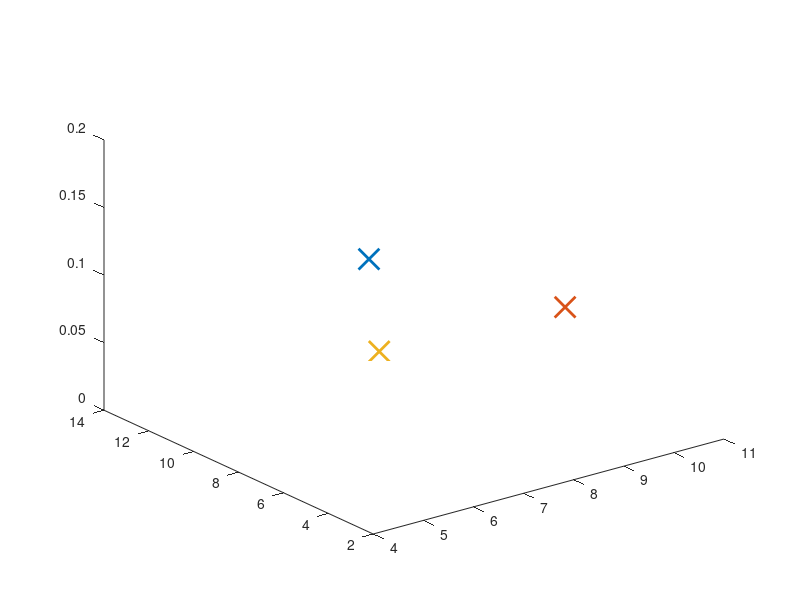

Reproduce this figure in MATLAB. (Note: this script raises an error after producing the figure.)
% close(hWait);  % Cierre de la barra de progreso
% FILEPATH: /home/nicolas/Github/Matlab_algorithm/Tesis/Matlab/PrescribedPerformanceControlMultiagent/PrescribedPerformanceControl_Multiagent_test.Framework.SPACE_DIM
% This script implements a multi-agent system with prescribed performance control.
% The agents are modeled as double integrators, and the control objective is to make
% them track a desired trajectory while maintaining a certain formation. The control
% law is based on a prescribed performance function and a Lyapunov function. The
% script generates random initial positions for the agents and plots their
% trajectories in 3D.
%
% Inputs:
%   - None
%
% Outputs:
%   - None
%
% Author: Benjamin Nicolas Trinidad
% Date: August 2023

clear; close all; clc;
tic
disp("iniciando simulacion")

ANIMATION = 1;

%%%%%%%%%%%%%%%%%%%%%%%%%%%%%%%%%%%%%%%%%%%%%%%%%%%%%%%%%%%%%%%%%%%%%%%%%%%
% Simulation and Control Parameters Initialization
%%%%%%%%%%%%%%%%%%%%%%%%%%%%%%%%%%%%%%%%%%%%%%%%%%%%%%%%%%%%%%%%%%%%%%%%%%%

%-------------------------------
% 1. Simulation Time Parameters
%-------------------------------
SimulationParams = struct();
SimulationParams.TIME_STEP  = 0.01;   % Simulation time step [seconds]
SimulationParams.T_END      = 50;     % Total simulation time [seconds]
SimulationParams.TIME       = 0 : SimulationParams.TIME_STEP : SimulationParams.T_END; % Time vector
SimulationParams.noise      = 0.00; % Noise level for sensor measurements
totalIterations             = numel(SimulationParams.TIME) - 1;

%-------------------------------------------------
% 2. Multi-Agent Formation Parameters
%-------------------------------------------------
Framework = struct();
Framework.SPACE_DIM          = 3;    % Number of spatial dimensions (3D)
Framework.NUM_AGENTS         = 3;    % Number of agents in the formation
Framework.NUM_EDGES          = 3;    % Number of edges in the formation graph
Framework.STATES_PER_VEHICLE = 12;   % Number of states per vehicle [η₁; η₂; ν₁; ν₂]
Framework.LEADER_AGENT       = 3;    % Index of the leader agent
Framework.distance           = zeros(Framework.NUM_EDGES, 1); % Desired inter-agent distances

%-------------------------------------------------
% 3. Prescribed Performance Control (PPC) Parameters
%-------------------------------------------------
PPControl = struct();
% PPControl.K_V       = 1.5;        % Gain for virtual control (velocity tracking)
% PPControl.K_TANG    = 2;          % Gain for hyperbolic tangent term (robustness)
% PPControl.K_SIGMA   = 48750;      % Gain for sigma term (damping)

PPControl.K_V       = 1.5;      % Gain for virtual control (velocity tracking)
PPControl.K_TANG    = 2;        % Gain for hyperbolic tangent term (robustness)
PPControl.K_SIGMA   = 72750;    % Gain for sigma term (damping)

% PPControl.K_V       = 3;        % Gain for virtual control (velocity tracking)
% PPControl.K_TANG    = 11900;    % Gain for hyperbolic tangent term (robustness)
% PPControl.K_SIGMA   = 72750;    % Gain for sigma term (damping)

%-------------------------------------------------
% 4. PID Controller Gains (for orientation control)
%-------------------------------------------------
PidControl = struct();
PidControl.KP   = 3*100;   % Proportional gain
PidControl.KD   = 60;      % Derivative gain
PidControl.KI   = 40;      % Integral gain

%-------------------------------------------------
% 5. Prescribed Performance Function (PPF) Parameters
%-------------------------------------------------
PPF = struct();
PPF.DELTA_UPPER_LIMIT = 4;      % Upper bound for performance envelope
PPF.DELTA_LOWER_LIMIT = 4;      % Lower bound for performance envelope
PPF.PPF_START         = 1;      % Initial value of the performance function
PPF.PPF_END           = 0.07;   % Final value of the performance function
PPF.BETA              = 0.9;    % Exponential decay rate for the performance function

%%%%%%%%%%%%%%%%%%%%%%%%%%%%%%%%%%%%%%%%%%%%%%%%%%%%%%%%%%%%%%%%%%%%%%%%%%
%% Parámetros de la trayectoria
R     = 5;           % Radio en metros
omega = 0.15;        % Velocidad angular (rad/s)
xc    = 2.35;         % Centro en X
yc    = 12.2;        % Centro en Y
zc    = -0.2;           % Altura inicial
phi0  = 0.0;         % Fase inicial
vz    = 0.2;           % Velocidad vertical constante en m/s

% Ecuaciones de la trayectoria deseada (numéricas, sin variables simbólicas)
% Parámetros:
%   R     = 5
%   omega = 0.15
%   xc    = 2.35
%   yc    = 12.2
%   zc    = -0.2
%   phi0  = 0.0
%   vz    = 0.2


%%%%%%%%%%%%%%%%%%%%%%%%%%%%%%%%%%%%%%%%%%%%%%%%%%%%%%%%%%%%%%%%%%%%%%%%%%%
% Prescribed Performance Function (PPF) Calculation and Agent Initialization
%%%%%%%%%%%%%%%%%%%%%%%%%%%%%%%%%%%%%%%%%%%%%%%%%%%%%%%%%%%%%%%%%%%%%%%%%%%

%-----------------------------------------------------
% 1. Prescribed Performance Function (PPF) Calculation
%-----------------------------------------------------
PPF.PPF = (PPF.PPF_START - PPF.PPF_END).*exp(-PPF.BETA * SimulationParams.TIME) + PPF.PPF_END;
PPF.PPF_DOT = -PPF.BETA * (PPF.PPF - PPF.PPF_END);

% Pre-allocate arrays for the upper and lower bounds of the PPF for each edge.
PPF.b_plus  = zeros(Framework.NUM_EDGES, 1);
PPF.b_minus = zeros(Framework.NUM_EDGES, 1);

%---------------------------------
% 2. Agent Initial Position Setup
%---------------------------------
AgentSetup = struct();
AgentSetup.AGENT_1_POS_M = 3 * [1.5579; 1.2313; 0.06123]; % Agent 1 initial position
AgentSetup.AGENT_2_POS_M = 3 * [3.5815; 2.8371; 0.01681]; % Agent 2 initial position
AgentSetup.AGENT_3_POS_M = 3 * [3.0201; 4.3460; 0.0]; % Agent 3 initial position

AgentSetup.positionsArray_M = [ ...
    AgentSetup.AGENT_1_POS_M; ...
    AgentSetup.AGENT_2_POS_M; ...
    AgentSetup.AGENT_3_POS_M ...
];

%-------------------------------------------
% 3. Agent Trajectory Buffer Initialization
%-------------------------------------------
AgentSetup.agentTrajectoryBuffer_M = zeros(totalIterations, Framework.NUM_AGENTS, Framework.SPACE_DIM);

%-------------------------------------------
% 4. Desired Target Positions for Each Agent
%-------------------------------------------
DesiredTargets = struct();
DesiredTargets.AGENT_1_POS_M = 3 * [1, 1, -1];
DesiredTargets.AGENT_2_POS_M = 3 * [3, 1, -1];
DesiredTargets.AGENT_3_POS_M = 3 * [2, 3, -1];

DesiredTargets.agentPositionsArray_M = [ ...
    DesiredTargets.AGENT_1_POS_M'; ...
    DesiredTargets.AGENT_2_POS_M'; ...
    DesiredTargets.AGENT_3_POS_M' ...
];

% Plot initial positions
figure(1);
for i = 1:Framework.NUM_AGENTS
    index_qx = (i - 1) * Framework.SPACE_DIM + 1;
    index_qy = (i - 1) * Framework.SPACE_DIM + 2;
    index_qz = (i - 1) * Framework.SPACE_DIM + 3;
    plot3(AgentSetup.positionsArray_M(index_qx), ...
          AgentSetup.positionsArray_M(index_qy), ...
          AgentSetup.positionsArray_M(index_qz), ...
          'x', 'LineWidth', 2, 'MarkerSize', 15);
    hold on;
end

% Define the edges of the formation
EdgesFormation = struct();
EdgesFormation.E1       = [1, 2];
EdgesFormation.E2       = [2, 3];
EdgesFormation.E3       = [3, 1];
EdgesFormation.E_ARRAY  = [EdgesFormation.E1; EdgesFormation.E2; EdgesFormation.E3];

% Desired inter-agent distances
for i = 1:Framework.NUM_EDGES
    idx_agent1 = (EdgesFormation.E_ARRAY(i, 1) - 1) * Framework.SPACE_DIM + 1;
    idx_agent2 = (EdgesFormation.E_ARRAY(i, 2) - 1) * Framework.SPACE_DIM + 1;
    Framework.distance(i, 1) = norm(DesiredTargets.agentPositionsArray_M(idx_agent1:idx_agent1 + 2) ...
                                  - DesiredTargets.agentPositionsArray_M(idx_agent2:idx_agent2 + 2));
end

% b_plus, b_minus from initial PPF
for i = 1:Framework.NUM_EDGES
    di = Framework.distance(i,1);
    PPF.b_plus(i)  = (PPF.DELTA_UPPER_LIMIT^2 + 2*di*PPF.DELTA_UPPER_LIMIT) / PPF.PPF(1);
    PPF.b_minus(i) = (2*di*PPF.DELTA_LOWER_LIMIT - PPF.DELTA_LOWER_LIMIT^2) / PPF.PPF(1);
end

% Buffers for errors
ErrorSignals = struct();
ErrorSignals.e        = zeros(Framework.NUM_EDGES, totalIterations);
ErrorSignals.e_plus   = zeros(Framework.NUM_EDGES, totalIterations);
ErrorSignals.e_minus  = zeros(Framework.NUM_EDGES, totalIterations);
ErrorSignals.eta_plus = zeros(Framework.NUM_EDGES, totalIterations);
ErrorSignals.eta_minus= zeros(Framework.NUM_EDGES, totalIterations);
ErrorSignals.etaij    = zeros(Framework.NUM_EDGES, totalIterations);
ErrorSignals.gammaV   = zeros(Framework.NUM_EDGES, totalIterations);
ErrorSignals.zeta     = zeros(Framework.NUM_EDGES, totalIterations);
ErrorSignals.epsilon  = zeros(Framework.NUM_EDGES, totalIterations);

% PPC time-series data
PrescribedPerformanceControl = struct(); %#ok<NASGU>
PPC_Signals.virtualControlDot_V       = zeros(Framework.SPACE_DIM * Framework.NUM_AGENTS, totalIterations);
PPC_Signals.virtualControl_V          = zeros(Framework.SPACE_DIM * Framework.NUM_AGENTS, totalIterations);
PPC_Signals.velocityError_MPS         = zeros(Framework.SPACE_DIM * Framework.NUM_AGENTS, totalIterations);
PPC_Signals.controlInput_V            = zeros(Framework.SPACE_DIM * Framework.NUM_AGENTS, totalIterations);
PPC_Signals.velocityErrorSigma_MPS    = zeros(Framework.SPACE_DIM * Framework.NUM_AGENTS, totalIterations);
PPC_Signals.qTildeDistanceError_M     = zeros(Framework.SPACE_DIM * Framework.NUM_AGENTS, totalIterations);
PPC_Signals.qTinDistanceError_M       = zeros(Framework.SPACE_DIM * Framework.NUM_AGENTS, 1);  % updated every step
% Nota: este es el nombre coherente usado en el lazo
PPC_Signals.desiredVelocity_MPS       = zeros(Framework.SPACE_DIM * Framework.NUM_AGENTS, totalIterations);

% Rotation matrices (prev step) initialized at identidad (evita pico en dR/dt en t=1)
prevAgentRotMatrices = repmat(eye(3), 1, 1, Framework.NUM_AGENTS);
prevAgentRotMatrices = permute(prevAgentRotMatrices, [3 1 2]); % (N x 3 x 3)

% Inicialización de q~ para t=1
for j = 1:Framework.NUM_EDGES
    index_qj = EdgesFormation.E_ARRAY(j, 1) * Framework.SPACE_DIM - 2 : EdgesFormation.E_ARRAY(j, 1) * Framework.SPACE_DIM;
    index_qi = EdgesFormation.E_ARRAY(j, 2) * Framework.SPACE_DIM - 2 : EdgesFormation.E_ARRAY(j, 2) * Framework.SPACE_DIM;
    index_qij = j * Framework.SPACE_DIM - (Framework.SPACE_DIM - 1) : Framework.SPACE_DIM * j;
    PPC_Signals.qTildeDistanceError_M(index_qij, 1) = ...
        AgentSetup.positionsArray_M(index_qi, 1) - AgentSetup.positionsArray_M(index_qj, 1);
end
PPC_Signals.qTinDistanceError_M = qtinVector(EdgesFormation.E_ARRAY, ...
                                PPC_Signals.qTildeDistanceError_M(:, 1), ...
                                Framework.LEADER_AGENT, Framework.NUM_EDGES, Framework.SPACE_DIM);

% Initial velocities
initialLinearvelocityArray_MPS = [ ...
    2.2786; 0.7190; 2.8849; ...
    0.7418; 1.0539; 1.0164; ...
    0.5796; 0.7611; 2.2201 ];

initialAngularVelocity_RADPS = [ ...
    0.7099; 1.0521; 1.4225; ...
    1.1179; 0.2414; 0.5600; ...
    1.2600; 0.3263; 1.2705 ];

AgentSetup.initialLinearvelocityArray_MPS = initialLinearvelocityArray_MPS;
AgentSetup.initialAngularVelocity_RADPS   = initialAngularVelocity_RADPS;

% Preasignar velocidad de todos los agentes a lo largo del horizonte (consistencia dimensional)
AgentSetup.velocityArray_MPS = zeros(Framework.SPACE_DIM * Framework.NUM_AGENTS, numel(SimulationParams.TIME));
AgentSetup.velocityArray_MPS(:,1) = AgentSetup.initialLinearvelocityArray_MPS;

% Desired trajectory functions (líder)
TrajectoryDefVelocity = struct();

% Posición deseada
pos_x_desired = @(t) xc + R*cos(omega*t + phi0);
pos_y_desired = @(t) yc + R*sin(omega*t + phi0);
pos_z_desired = @(t) zc + vz*t;

% Velocidad deseada
vel_x_desired = @(t) -R*omega*sin(omega*t);
vel_y_desired = @(t)  R*omega*cos(omega*t);
vel_z_desired = @(t)  vz*ones(size(t));

TrajectoryDefVelocity.eta1_desired_func = @(t) [pos_x_desired(t); pos_y_desired(t); pos_z_desired(t)];
TrajectoryDefVelocity.nu1_desired_func  = @(t) [vel_x_desired(t); vel_y_desired(t); vel_z_desired(t)];

% Orientaciones deseadas (cuerpo) y sus derivadas
TrajectoryDefVelocity.eta2_desired_func = @(t) [zeros(1,length(t)); zeros(1,length(t)); zeros(1,length(t))];
TrajectoryDefVelocity.nu2_desired_func  = @(t) [zeros(1,length(t)); zeros(1,length(t)); zeros(1,length(t))];

% Vectores de referencia en todo el horizonte
TrajectoryDefVelocity.eta1_desired_vector = TrajectoryDefVelocity.eta1_desired_func(SimulationParams.TIME);
TrajectoryDefVelocity.nu1_desired_vector  = TrajectoryDefVelocity.nu1_desired_func(SimulationParams.TIME);
TrajectoryDefVelocity.eta2_desired_vector = TrajectoryDefVelocity.eta2_desired_func(SimulationParams.TIME);
TrajectoryDefVelocity.nu2_desired_vector  = TrajectoryDefVelocity.nu2_desired_func(SimulationParams.TIME);

% Aliases solicitados en el documento
phi_desired       = @(t) zeros(1, length(t));
theta_desired     = @(t) zeros(1, length(t));
psi_desired       = @(t) zeros(1, length(t));
phi_dot_desired   = @(t) zeros(1, length(t));
theta_dot_desired = @(t) zeros(1, length(t));
psi_dot_desired   = @(t) zeros(1, length(t));

TrajectoryDefVelocity.eta2_desired = @(t) [phi_desired(t); theta_desired(t); psi_desired(t)];
TrajectoryDefVelocity.nu2_desired  = @(t) [phi_dot_desired(t); theta_dot_desired(t); psi_dot_desired(t)];

% PID controllers
PID_gains = struct('Kp', [], 'Ki', [], 'Kd', []);
PID_gains(1).Kp = [PidControl.KP, PidControl.KP, PidControl.KP];
PID_gains(1).Ki = [PidControl.KD, PidControl.KD, PidControl.KD+15];
PID_gains(1).Kd = [PidControl.KI, PidControl.KI, PidControl.KI];

PID_gains(2) = PID_gains(1);
PID_gains(3) = PID_gains(1);

PID_controllers = struct();
for i = 1:Framework.NUM_AGENTS
    PID_controllers(i).PID = PIDController(PID_gains(1).Kp, PID_gains(1).Ki, PID_gains(1).Kd);
end

% Estructura de vehículos
vehicle = struct();
for i = 1:Framework.NUM_AGENTS
    vehicle(i).eta1    = zeros(Framework.SPACE_DIM, numel(SimulationParams.TIME));
    vehicle(i).eta2    = zeros(Framework.SPACE_DIM, numel(SimulationParams.TIME));
    vehicle(i).nu1     = zeros(Framework.SPACE_DIM, numel(SimulationParams.TIME));
    vehicle(i).nu2     = zeros(Framework.SPACE_DIM, numel(SimulationParams.TIME));
    vehicle(i).u1      = zeros(Framework.SPACE_DIM, totalIterations);
    vehicle(i).u2      = zeros(Framework.SPACE_DIM, totalIterations);
    vehicle(i).eta     = zeros(6, numel(SimulationParams.TIME));
    vehicle(i).nu      = zeros(6, numel(SimulationParams.TIME));
    vehicle(i).error   = zeros(Framework.SPACE_DIM, totalIterations);
    vehicle(i).eta2error_i = zeros(Framework.SPACE_DIM, totalIterations);
    vehicle(i).eta2error_v = zeros(Framework.SPACE_DIM, totalIterations);
    vehicle(i).phi     = zeros(1, totalIterations);
    vehicle(i).theta   = zeros(1, totalIterations);
    vehicle(i).psi     = zeros(1, totalIterations);
end

% Set inicial de estados traslacionales
for i = 1:Framework.NUM_AGENTS
    base_idx = (i - 1) * Framework.SPACE_DIM;
    vehicle(i).eta1(:, 1) = AgentSetup.positionsArray_M(base_idx + 1:base_idx + Framework.SPACE_DIM, 1);
    vehicle(i).nu1(:, 1)  = AgentSetup.initialLinearvelocityArray_MPS(base_idx + 1:base_idx + Framework.SPACE_DIM, 1);
end

% Estado completo X
X = zeros(Framework.NUM_AGENTS * Framework.STATES_PER_VEHICLE, numel(SimulationParams.TIME));
for i = 1:Framework.NUM_AGENTS
    base_idx = (i - 1) * Framework.STATES_PER_VEHICLE;
    X(base_idx + 1:base_idx + Framework.STATES_PER_VEHICLE, 1) = [ ...
        vehicle(i).eta1(:, 1); ...
        vehicle(i).eta2(:, 1); ...
        vehicle(i).nu1(:, 1);  ...
        vehicle(i).nu2(:, 1) ];
end

% Parámetros del modelo (inicial)
for i = 1:Framework.NUM_AGENTS
    % modelParameters_Bluerov2(i) = BlueROV2ModelParameters(vehicle(i).nu(:, 1), vehicle(i).eta(:, 1)); %#ok<SAGROW>
    modelParameters_Bluerov2(i) = BlueROV2ModelMatrices(vehicle(i).nu(:, 1), vehicle(i).eta(:, 1), getBaseParams(defaultBlueROV2Params(), i));
end

% Preasignar u (evita growth dinámico)
u = zeros(6*Framework.NUM_AGENTS, totalIterations);

% Main Loop
hWait = waitbar(0, 'Processing...');

EPS_GAMMA = 1e-12; % salvaguarda numérica ligera para log/raíces

for time_iterator = 1:totalIterations
    if mod(time_iterator, max(1, floor(totalIterations/100))) == 0
        waitbar(time_iterator/totalIterations, hWait, ...
            sprintf('Progress: %.2f%%', (time_iterator/totalIterations)*100));
    end

    %%%%%%%%%%%%%%%%%%%%%%%%%%%%%%%%%%%%%%%%%%%%%%%%%%%%%%%%%%%%%%%%%%%%%%%%%%%
    % 1. Compute Edge Errors and Prescribed Performance Variables
    %%%%%%%%%%%%%%%%%%%%%%%%%%%%%%%%%%%%%%%%%%%%%%%%%%%%%%%%%%%%%%%%%%%%%%%%%%%
    for j = 1:Framework.NUM_EDGES
        idx_agent_i = EdgesFormation.E_ARRAY(j, 2) * Framework.SPACE_DIM - 2 : EdgesFormation.E_ARRAY(j, 2) * Framework.SPACE_DIM;
        idx_agent_j = EdgesFormation.E_ARRAY(j, 1) * Framework.SPACE_DIM - 2 : EdgesFormation.E_ARRAY(j, 1) * Framework.SPACE_DIM;
        idx_edge    = j * Framework.SPACE_DIM - (Framework.SPACE_DIM - 1) : Framework.SPACE_DIM * j;

        PPC_Signals.qTildeDistanceError_M(idx_edge, time_iterator) = ...
            AgentSetup.positionsArray_M(idx_agent_i, time_iterator) - ...
            AgentSetup.positionsArray_M(idx_agent_j, time_iterator);

        dij = Framework.distance(j);
        eij = norm(PPC_Signals.qTildeDistanceError_M(idx_edge, time_iterator)) - dij;
        ErrorSignals.e(j, time_iterator) = eij;
        ErrorSignals.epsilon(j, time_iterator) = eij * (eij + 2*dij);

        % Acota el argumento de la raíz para robustez numérica
        bP = PPF.b_plus(j);  bM = PPF.b_minus(j);
        pp = PPF.PPF(time_iterator);

        arg_plus  = max(dij^2 + bP*pp, 0);
        arg_minus = max(dij^2 - bM*pp, 0);
        ErrorSignals.e_plus(j, time_iterator)  = -dij + sqrt(arg_plus);
        ErrorSignals.e_minus(j, time_iterator) =  dij - sqrt(arg_minus);

        ErrorSignals.eta_plus(j, time_iterator)  = ErrorSignals.e_plus(j, time_iterator)^2  + 2*dij*ErrorSignals.e_plus(j, time_iterator);
        ErrorSignals.eta_minus(j, time_iterator) = ErrorSignals.e_minus(j, time_iterator)^2 - 2*dij*ErrorSignals.e_minus(j, time_iterator);

        zeta_ij = ErrorSignals.epsilon(j, time_iterator) / max(pp, EPS_GAMMA);
        ErrorSignals.zeta(j, time_iterator) = zeta_ij;

        % Transformación gammaV con salvaguarda
        num_g = bP*zeta_ij + bM*bP;
        den_g = bP*bM       - bM*zeta_ij;
        num_g = sign(num_g)*max(abs(num_g), EPS_GAMMA);
        den_g = sign(den_g)*max(abs(den_g), EPS_GAMMA);
        ErrorSignals.gammaV(j, time_iterator) = 0.5 * log(num_g/den_g);
    end

    %%%%%%%%%%%%%%%%%%%%%%%%%%%%%%%%%%%%%%%%%%%%%%%%%%%%%%%%%%%%%%%%%%%%%%%%%%%
    % 2. Compute Transformed Distance Errors and Desired Velocities
    %%%%%%%%%%%%%%%%%%%%%%%%%%%%%%%%%%%%%%%%%%%%%%%%%%%%%%%%%%%%%%%%%%%%%%%%%%%
    PPC_Signals.qTinDistanceError_M = qtinVector(EdgesFormation.E_ARRAY, ...
                                PPC_Signals.qTildeDistanceError_M(:, time_iterator), ...
                                Framework.LEADER_AGENT, Framework.NUM_EDGES, Framework.SPACE_DIM);

    % Vectorización del cálculo de v_deseada para todos los agentes
    vL = TrajectoryDefVelocity.nu1_desired_vector(:, time_iterator);   % 3x1
    wL = TrajectoryDefVelocity.nu2_desired_vector(:, time_iterator);   % 3x1
    qTin = reshape(PPC_Signals.qTinDistanceError_M, 3, []);            % 3xN
    cr  = cross(repmat(wL,1,Framework.NUM_AGENTS), qTin, 1);           % 3xN
    vdes = (repmat(vL,1,Framework.NUM_AGENTS) + cr);                   % 3xN
    PPC_Signals.desiredVelocity_MPS(:, time_iterator) = vdes(:);
    PPC_Signals.desiredvelocityArray_MPS(:, time_iterator) = vdes(:);  % alias

    % Matriz R basada en posiciones actuales
    Rmat = matrizRTriangle3AgentWithLeader(AgentSetup.positionsArray_M(:, time_iterator), Framework.SPACE_DIM);

    % eta_ij y su matriz diagonal
    for j = 1:Framework.NUM_EDGES
        ErrorSignals.etaij(j, time_iterator) = (1 / max(PPF.PPF(time_iterator), EPS_GAMMA)) * ...
            ( 1 / (ErrorSignals.zeta(j, time_iterator) + PPF.b_minus(j)) ...
            - 1 / (ErrorSignals.zeta(j, time_iterator) - PPF.b_plus(j)) );
    end
    eta = diag(ErrorSignals.etaij(:, time_iterator));

    % Derivada discreta de eta (rhop) — mantenida por estructura
    if time_iterator == 1
        rhop     = eta / SimulationParams.TIME_STEP; %#ok<NASGU>
        temp_eta = eta;
    else
        rhop     = (eta - temp_eta) / SimulationParams.TIME_STEP; %#ok<NASGU>
        temp_eta = eta;
    end

    %%%%%%%%%%%%%%%%%%%%%%%%%%%%%%%%%%%%%%%%%%%%%%%%%%%%%%%%%%%%%%%%%%%%%%%%%%%
    % 2.1 Virtual Control and Velocity Error Calculation (PPC)
    %%%%%%%%%%%%%%%%%%%%%%%%%%%%%%%%%%%%%%%%%%%%%%%%%%%%%%%%%%%%%%%%%%%%%%%%%%%
    PPC_Signals.virtualControl_V(:, time_iterator) = ...
        -PPControl.K_V * Rmat' * eta' * ErrorSignals.gammaV(:, time_iterator) + ...
            + PPC_Signals.desiredVelocity_MPS(:, time_iterator);
        % + 0.5 * Rmat' *  eta' * PPF.PPF_DOT(time_iterator) * ErrorSignals.zeta(:, time_iterator) ...

    PPC_Signals.velocityErrorSigma_MPS(:, time_iterator) = ...
        AgentSetup.velocityArray_MPS(:, time_iterator) - PPC_Signals.virtualControl_V(:, time_iterator);

    if time_iterator == 1
        PPC_Signals.virtualControlDot_V(:, time_iterator) = ...
            PPC_Signals.virtualControl_V(:, time_iterator) / SimulationParams.TIME_STEP;
    else
        PPC_Signals.virtualControlDot_V(:, time_iterator) = ...
            (PPC_Signals.virtualControl_V(:, time_iterator) - PPC_Signals.virtualControl_V(:, time_iterator - 1)) ...
            / SimulationParams.TIME_STEP;
    end

    %%%%%%%%%%%%%%%%%%%%%%%%%%%%%%%%%%%%%%%%%%%%%%%%%%%%%%%%%%%%%%%%%%%%%%%%%%%
    % Dynamic Model Matrices Initialization for Each Agent
    %%%%%%%%%%%%%%%%%%%%%%%%%%%%%%%%%%%%%%%%%%%%%%%%%%%%%%%%%%%%%%%%%%%%%%%%%%%
    GAMMA_MATRIX = [];
    Ceta1V = [];
    Deta1V = [];
    geta1V = [];

    %%%%%%%%%%%%%%%%%%%%%%%%%%%%%%%%%%%%%%%%%%%%%%%%%%%%%%%%%%%%%%%%%%%%%%%%%%%
    % 3. Dynamic Model and Error Calculation for Each Vehicle
    %%%%%%%%%%%%%%%%%%%%%%%%%%%%%%%%%%%%%%%%%%%%%%%%%%%%%%%%%%%%%%%%%%%%%%%%%%%
    for j = 1:Framework.NUM_AGENTS
        % (a) Error de orientación
        vehicle(j).eta2error(:, time_iterator) = ...
            TrajectoryDefVelocity.eta2_desired(SimulationParams.TIME(time_iterator)) - ...
            vehicle(j).eta2(:, time_iterator);

        % (b) Rotación cuerpo->inercial
        vehicleRotationMatrix = rotationMatrix( ...
            vehicle(j).eta2(1, time_iterator), ...
            vehicle(j).eta2(2, time_iterator), ...
            vehicle(j).eta2(3, time_iterator) );

        % (c) Actualizar parámetros del modelo
        modelParameters_Bluerov2(j) = BlueROV2ModelMatrices(vehicle(i).nu(:, 1), vehicle(i).eta(:, 1), getBaseParams(defaultBlueROV2Params(), i));

        % (d) Inercia y su inversa (estable numéricamente con “\”)
        M = [modelParameters_Bluerov2(j).M11, modelParameters_Bluerov2(j).M12; ...
             modelParameters_Bluerov2(j).M21, modelParameters_Bluerov2(j).M22];
        Minv = M \ eye(6); % evita inv(M)
        inv_M11 = Minv(1:3, 1:3);
        inv_M12 = Minv(1:3, 4:6);
        % inv_M21 = Minv(4:6, 1:3); % no usado
        % inv_M22 = Minv(4:6, 4:6); % no usado

        % (e) GAMMA = blkdiag(R*M11)
        rotation_M11_matrix_product = vehicleRotationMatrix * modelParameters_Bluerov2(j).M11;
        GAMMA_MATRIX = blkdiag(GAMMA_MATRIX, rotation_M11_matrix_product);

        % (f) Dinámica en cuerpo
        Cnu1 = -inv_M11 * modelParameters_Bluerov2(j).C11 - inv_M12 * modelParameters_Bluerov2(j).C21;
        Dnu1 = -inv_M11 * modelParameters_Bluerov2(j).D11;
        gnu1 = -inv_M11 * modelParameters_Bluerov2(j).g1;

        % (g) dR/dt (consistente en t=1 por inicialización previa)
        Rprev = squeeze(prevAgentRotMatrices(j, :, :));
        diff_RotationMatrix = (vehicleRotationMatrix - Rprev) / SimulationParams.TIME_STEP;
        prevAgentRotMatrices(j, :, :) = vehicleRotationMatrix;

        % (h) Transformación a inercial
        Ceta1i = vehicleRotationMatrix * Cnu1 / vehicleRotationMatrix + diff_RotationMatrix / vehicleRotationMatrix;
        Deta1i = vehicleRotationMatrix * Dnu1 / vehicleRotationMatrix;
        geta1i = vehicleRotationMatrix * gnu1;

        % Derivada de nu1 (discreta)
        if time_iterator == 1
            nu1dot = zeros(Framework.SPACE_DIM, 1);
        else
            nu1dot = (vehicle(j).nu1(:, time_iterator) - vehicle(j).nu1(:, time_iterator - 1)) / SimulationParams.TIME_STEP;
        end

        % (i) Apilados
        Ceta1V = [Ceta1V; Ceta1i * nu1dot];
        Deta1V = [Deta1V; Deta1i * nu1dot];
        geta1V = [geta1V; geta1i];

        % (j) Integradores de PID
        if time_iterator == 1
            vehicle(j).eta2error_i(:, time_iterator) = 0;
        else
            vehicle(j).eta2error_i(:, time_iterator) = ...
                vehicle(j).eta2error_i(:, time_iterator-1) + ...
                vehicle(j).eta2error(:, time_iterator) * SimulationParams.TIME_STEP;
        end
        vehicle(j).eta2error_v(:, time_iterator) = ...
            TrajectoryDefVelocity.nu2_desired(SimulationParams.TIME(time_iterator)) - ...
            vehicle(j).nu2(:, time_iterator);
    end

    %%%%%%%%%%%%%%%%%%%%%%%%%%%%%%%%%%%%%%%%%%%%%%%%%%%%%%%%%%%%%%%%%%%%%%%%%%%
    % 4. Control Law Calculation and State Update
    %%%%%%%%%%%%%%%%%%%%%%%%%%%%%%%%%%%%%%%%%%%%%%%%%%%%%%%%%%%%%%%%%%%%%%%%%%%

    % (a) OMEGA
    OMEGA = Ceta1V + Deta1V + geta1V;

    % (b) u1 PPC (resolver con “\” en lugar de inv(GAMMA))
    PPC_Signals.controlInput_V(:, time_iterator) = GAMMA_MATRIX \ ( ...
          PPC_Signals.virtualControlDot_V(:, time_iterator) ...
        - Rmat' * eta' * ErrorSignals.gammaV(:, time_iterator) ...
        - OMEGA ...
        - (PPControl.K_SIGMA) * PPC_Signals.velocityErrorSigma_MPS(:, time_iterator) ...
        - PPControl.K_TANG * tanh(PPC_Signals.velocityErrorSigma_MPS(:, time_iterator)) );

    % (c) PID de orientación
    for j = 1:Framework.NUM_AGENTS
        vehicle(j).u2(:, time_iterator) = PID_controllers(j).PID.computeControl( ...
            vehicle(j).eta2error(:, time_iterator), ...
            vehicle(j).eta2error_i(:, time_iterator), ...
            vehicle(j).eta2error_v(:, time_iterator) );
    end

    % (d) Asignación u1 por agente
    for j = 1:Framework.NUM_AGENTS
        index_u1 = j * Framework.SPACE_DIM - 2 : j * Framework.SPACE_DIM;
        vehicle(j).u1(:, time_iterator) = PPC_Signals.controlInput_V(index_u1, time_iterator);
    end

    % (e) u = [u1; u2] apilado
    for j = 1:Framework.NUM_AGENTS
        base_u = (j - 1) * 6;
        index_u = base_u + 1 : base_u + 6;
        u(index_u, time_iterator) = [vehicle(j).u1(:, time_iterator); vehicle(j).u2(:, time_iterator)];
    end

    % (f) Integración RK4
    X(:, time_iterator + 1) = RK4step_new( ...
        @multiagent_underwater_model_bluerov2Params_2, ...
        SimulationParams.TIME(time_iterator), ...
        X(:, time_iterator), ...
        SimulationParams.TIME_STEP, ...
        u(:, time_iterator), ...
        Framework.SPACE_DIM, ...
        Framework.NUM_AGENTS, ...
        modelParameters_Bluerov2(:) );

    %%%%%%%%%%%%%%%%%%%%%%%%%%%%%%%%%%%%%%%%%%%%%%%%%%%%%%%%%%%%%%%%%%%%%%%%%%%
    % Update States for Each Vehicle
    %%%%%%%%%%%%%%%%%%%%%%%%%%%%%%%%%%%%%%%%%%%%%%%%%%%%%%%%%%%%%%%%%%%%%%%%%%%
    for j = 1:Framework.NUM_AGENTS
        start_idx = (j - 1) * Framework.STATES_PER_VEHICLE + 1;
        base_idx  = (j - 1) * Framework.SPACE_DIM;

        vehicle(j).eta1(:, time_iterator + 1) = X(start_idx:start_idx + 2, time_iterator + 1);
        vehicle(j).eta2(:, time_iterator + 1) = X(start_idx + 3:start_idx + 5, time_iterator + 1);
        vehicle(j).nu1(:, time_iterator + 1)  = X(start_idx + 6:start_idx + 8, time_iterator + 1);
        vehicle(j).nu2(:, time_iterator + 1)  = X(start_idx + 9:start_idx + 11, time_iterator + 1);

        % Disturbance (ruido)
        if SimulationParams.noise ~= 0
            vehicle(j).eta1(:, time_iterator + 1) = vehicle(j).eta1(:, time_iterator + 1) + SimulationParams.noise*rand(3,1);
            vehicle(j).eta2(:, time_iterator + 1) = vehicle(j).eta2(:, time_iterator + 1) + SimulationParams.noise*rand(3,1);
            vehicle(j).nu1(:, time_iterator + 1)  = vehicle(j).nu1(:, time_iterator + 1)  + SimulationParams.noise*rand(3,1);
            vehicle(j).nu2(:, time_iterator + 1)  = vehicle(j).nu2(:, time_iterator + 1)  + SimulationParams.noise*rand(3,1);
        end

        vehicle(j).eta(:, time_iterator + 1) = X(start_idx:start_idx + 5, time_iterator + 1);
        vehicle(j).nu(:, time_iterator + 1)  = X(start_idx + 6:start_idx + 11, time_iterator + 1);

        AgentSetup.positionsArray_M(base_idx + 1:base_idx + Framework.SPACE_DIM, time_iterator + 1) = vehicle(j).eta1(:, time_iterator + 1);
        AgentSetup.velocityArray_MPS(base_idx + 1:base_idx + Framework.SPACE_DIM, time_iterator + 1) = vehicle(j).nu1(:, time_iterator + 1);
    end

    %%%%%%%%%%%%%%%%%%%%%%%%%%%%%%%%%%%%%%%%%%%%%%%%%%%%%%%%%%%%%%%%%%%%%%%%%%%
    % Update Agent Trajectories and Orientation Angles
    %%%%%%%%%%%%%%%%%%%%%%%%%%%%%%%%%%%%%%%%%%%%%%%%%%%%%%%%%%%%%%%%%%%%%%%%%%%
    for j = 1:Framework.NUM_AGENTS
        AgentSetup.agentTrajectoryBuffer_M(time_iterator, j, :) = [ ...
            AgentSetup.positionsArray_M(j * Framework.SPACE_DIM - 2, time_iterator+1), ...
            AgentSetup.positionsArray_M(j * Framework.SPACE_DIM - 1, time_iterator+1), ...
            AgentSetup.positionsArray_M(j * Framework.SPACE_DIM,     time_iterator+1) ];
    end

    for j = 1:Framework.NUM_AGENTS
        vehicle(j).phi(time_iterator)   = vehicle(j).eta2(1, time_iterator + 1);
        vehicle(j).theta(time_iterator) = vehicle(j).eta2(2, time_iterator + 1);
        vehicle(j).psi(time_iterator)   = vehicle(j).eta2(3, time_iterator + 1);
    end
end

close(hWait);

%%%%%%%%%%%%%%%%%%%%%%%%%%%%%%%%%%%%%%%%%%%%%%%%%%%%%%%%%%%%%%%%%%%%%%%%%%%
%% Animation and Trajectory Plotting Section
%% Animation and Trajectory Plotting Section
%% Animation and Trajectory Plotting Section
%% Animation and Trajectory Plotting Section
%% Animation and Trajectory Plotting Section
%% Animation and Trajectory Plotting Section
%%%%%%%%%%%%%%%%%%%%%%%%%%%%%%%%%%%%%%%%%%%%%%%%%%%%%%%%%%%%%%%%%%%%%%%%%%%
% This section handles the visualization of the agents' trajectories.
% If ANIMATION is enabled, it animates the 3D movement of the agents.
% Otherwise, it plots the 3D trajectories of the leader and agent 3,
% and overlays the final formation framework.
%%%%%%%%%%%%%%%%%%%%%%%%%%%%%%%%%%%%%%%%%%%%%%%%%%%%%%%%%%%%%%%%%%%%%%%%%%%

disp("Plotting")

if ANIMATION == 1
    %%%%%%%%%%%%%%%%%%%%%%%%%%%%%%%%%%%%%%%%%%%%%%%%%%%%%%%%%%%%%%%%%%%%%%%
    % 3D Animation of Agent Trajectories
    %%%%%%%%%%%%%%%%%%%%%%%%%%%%%%%%%%%%%%%%%%%%%%%%%%%%%%%%%%%%%%%%%%%%%%%
    f = figure(1);

    plotAnimation3Agents_Optimized( ...
        AgentSetup.agentTrajectoryBuffer_M, ...
        TrajectoryDefVelocity.eta1_desired_vector, ...
        SimulationParams.TIME, ...
        AgentSetup.positionsArray_M, ...
        EdgesFormation.E_ARRAY, ...
        f ...
    );
else
    %%%%%%%%%%%%%%%%%%%%%%%%%%%%%%%%%%%%%%%%%%%%%%%%%%%%%%%%%%%%%%%%%%%%%%%
    % Static 3D Trajectory Plotting
    %%%%%%%%%%%%%%%%%%%%%%%%%%%%%%%%%%%%%%%%%%%%%%%%%%%%%%%%%%%%%%%%%%%%%%%

    plotLeaderAndAgentTrajectory3D(TrajectoryDefVelocity, AgentSetup, Framework, EdgesFormation);
end


% Plot the prescribed performance bounds and error signals for each edge
plotPrescribedPerformanceBounds(ErrorSignals, EdgesFormation, Framework, SimulationParams);

% Plot the initial formation shape based on the desired agent positions
plotInitialFormationShape(DesiredTargets.agentPositionsArray_M(:, 1), EdgesFormation.E_ARRAY);

% Plot the orientation tracking performance for each agent
plotOrientationTracking(X, TrajectoryDefVelocity, Framework, SimulationParams);

% Plot the control inputs (u) applied to each agent over time
plotControlInputs(u, SimulationParams, Framework);

% Plot the position errors of agent 3 compared to the leader's desired trajectory
plotPositionErrors(3, AgentSetup.positionsArray_M, TrajectoryDefVelocity.eta1_desired_vector, Framework.SPACE_DIM, SimulationParams.TIME);

% Plot the position of each agent versus the leader's position over time
plotAgentVsLeaderPosition( TrajectoryDefVelocity.eta1_desired_vector, AgentSetup.positionsArray_M, Framework.SPACE_DIM, SimulationParams.TIME);


[avgFormErr, avgTrackErr, totCtrlEff, avgCtrlEff] = calculatePerformanceMetrics(SimulationParams.TIME(1:end-1), ...
                                                                                ErrorSignals.e, ...
                                                                                AgentSetup.positionsArray_M, ...
                                                                                TrajectoryDefVelocity.eta1_desired_vector, ...
                                                                                u(1:9,:), ...
                                                                                SimulationParams.TIME_STEP, ...
                                                                                Framework.SPACE_DIM, ...
                                                                                Framework.NUM_AGENTS);                                                                                

[ITAE_formation, ITAE_tracking, ControlEnergy] = calculateAdditionalMetrics(SimulationParams.TIME(1:end-1), ...
                                                                            ErrorSignals.e,...
                                                                            AgentSetup.positionsArray_M, ...
                                                                            TrajectoryDefVelocity.eta1_desired_vector, ...
                                                                            u(1:9,:), ...
                                                                            SimulationParams.TIME_STEP, ...
                                                                            Framework.SPACE_DIM, ...
                                                                            Framework.NUM_AGENTS);

disp("Prescribed Performance Control Metrics:")
disp("ITAE (Formation): " + ITAE_formation)
disp("ITAE (Tracking):  " + ITAE_tracking)
disp("Total Control Energy: " + ControlEnergy)


if mod(time_iterator, 200)==0
    fprintf('t=%.2f | ||vDot||=%.2f  ||rigidez||=%.2f  ||OMEGA||=%.2f  ||sigma||=%.2f  ||u1||=%.2f\n', ...
        SimulationParams.TIME(time_iterator), ...
        norm(PPC_Signals.virtualControlDot_V(:, time_iterator)), ...
        norm(R' * eta' * ErrorSignals.gammaV(:, time_iterator)), ...
        norm(OMEGA), ...
        norm(PPC_Signals.velocityErrorSigma_MPS(:, time_iterator)), ...
        norm(PPC_Signals.controlInput_V(:, time_iterator)));
end


toc






% Plotting
% Average Formation Error: 0.030396
% Average Trajectory Tracking Error: 5.992917
% Total Control Effort: 3352949818.636063
% Average Control Input Smoothness (Total Variation) per Agent: 38489139.215204
% Prescribed Performance Control Metrics:
% ITAE (Formation): 0.76506
% ITAE (Tracking):  7981.2303
% Total Control Energy: 3352949818.6361
% t=49.99 | ||vDot||=0.19  ||rigidez||=0.00  ||OMEGA||=346.72  ||sigma||=2.43  ||u1||=9692.04
% Elapsed time is 33.287676 seconds.